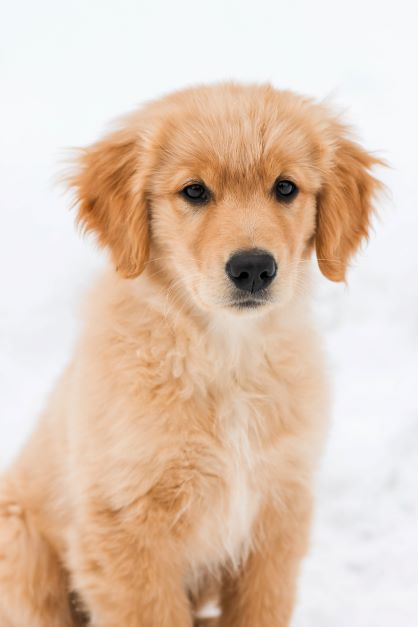
#> input picture Assignments/01. Python/01. Python Basics/golden.jpg, 418 x 627 px
$ jupyter execute Assignment_14.ipynb
#> lines starting #> are read from the running program, lines starting #| are printed output that depends on the picture
**1.What does RGBA stand for?**

**Ans:** An RGBA value is a group of numbers that specify the amount of red, green, blue, and alpha (or transparency) in a color. Each of these component values is an integer from 0 (none at all) to 255 (the maximum)

**2.From the Pillow module, how do you get the RGBA value of any images?**

**Ans:** Pillow offers the `ImageColor.getcolor()` function so you don’t have to memorize RGBA values for the colors you want to use. This function takes a color name string as its first argument, and the string `'RGBA'` as its second argument, and it returns an RGBA tuple.

**3.What is a box tuple, and how does it work?**

**Ans:** Box tuple is a collection of four integer coordinates that represent a rectangular region in an image. Below are the four coordinates:
- `Left` The x-coordinate of the leftmost edge of the box.
- `Top` The y-coordinate of the top edge of the box.
- `Right` The x-coordinate of one pixel to the right of the rightmost edge of the box. This integer must be greater than the left integer.
- `Bottom` The y-coordinate of one pixel lower than the bottom edge of the box. This integer must be greater than the top integer

**4.Use your image and load in notebook then, How can you find out the width and height of an Image object?**

[cell 1]
from PIL import Image
pic = Image.open('golden.jpg')
#> pic is the input picture: PIL image 418x627 RGB; mean R, G, B 225.1, 201.4, 182.7
pic

[cell 2]
#to find out width and height of image
width, height = pic.size
#> width = 418; height = 627
print(f"Width of image is {width} and Height of image is {height}")
#| Width of image is 418 and Height of image is 627

**5.What method would you call to get Image object for a 100×100 image, excluding the lower-left quarter of it?**

[cell 3]
from PIL import Image
img = Image.open('golden.jpg')
img1 = img.resize((100, 100))
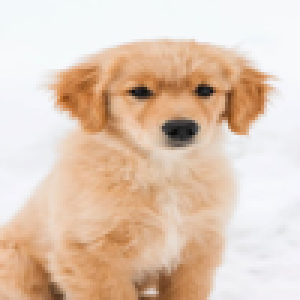
#> img1: PIL image 100x100 RGB (shown 3 times larger); mean R, G, B 225.1, 201.4, 182.7
print(img1.size)
#| (100, 100)
img1

[cell 4]
# left, upper, right, lower
area = (0,0,100,75)
cropped_img = img1.crop(area)
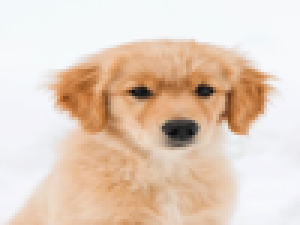
#> cropped_img: PIL image 100x75 RGB (shown 3 times larger); mean R, G, B 227.9, 207.5, 191.3
print(cropped_img.size)
#| (100, 75)
cropped_img
